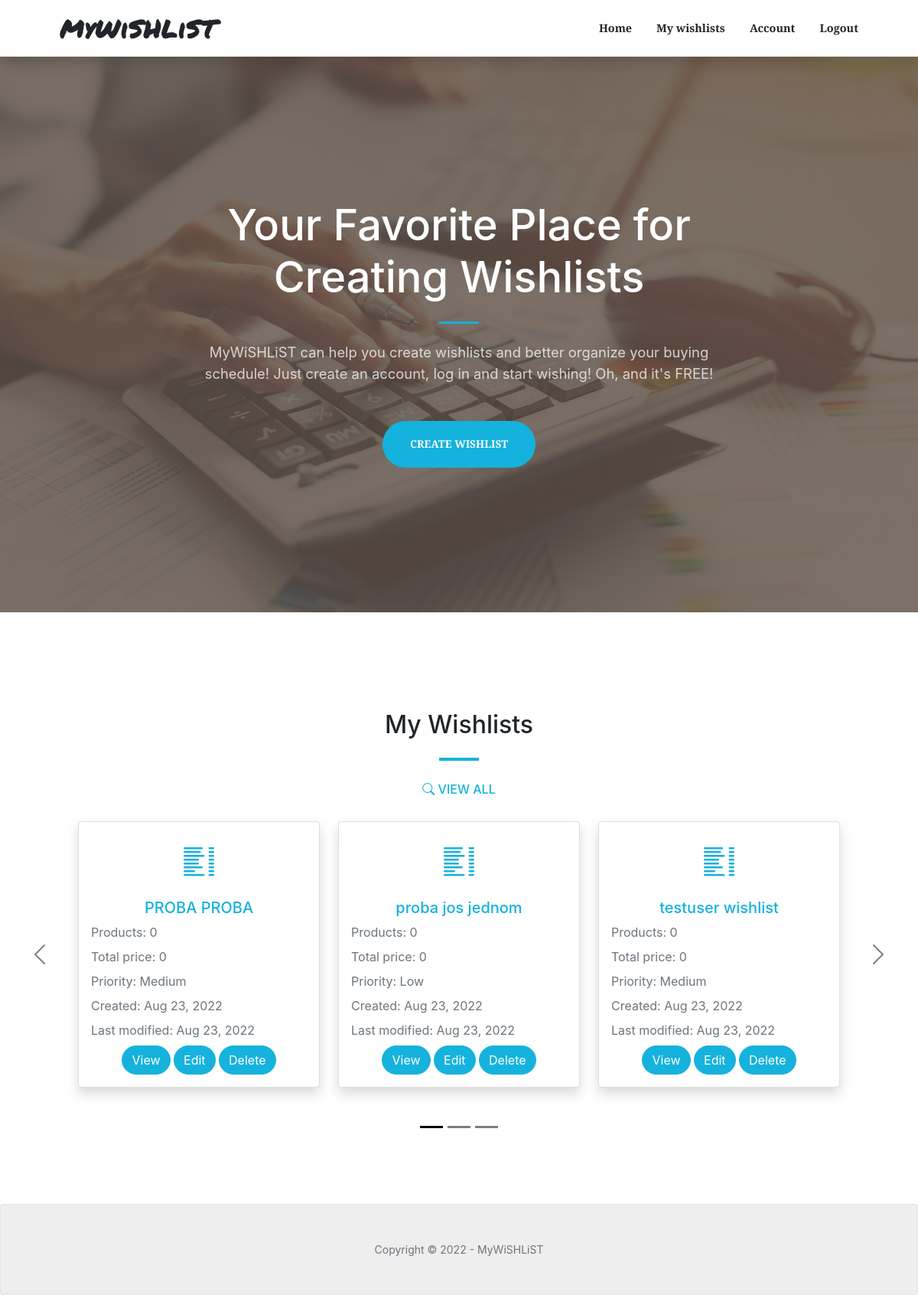
The app's page / (signed in) with its own data.
### wishlists/models.py (models this page shows, shortened)
class Wishlist(models.Model):
    class PriorityChoices(models.IntegerChoices):
        low = 1, _('Low')
        medium = 3, _('Medium')
        high = 5, _('High')
    id = models.UUIDField(default=uuid.uuid4, unique=True, primary_key=True, editable=False)
    owner = models.ForeignKey(Account, null=True, blank=True, on_delete=models.SET_NULL)
    title = models.CharField(max_length=200)
    priority = models.IntegerField(choices=PriorityChoices.choices, default=PriorityChoices.low)
    created = models.DateTimeField(auto_now_add=True)
    modified = models.DateTimeField(auto_now=True)
    @property
    def total_products(self):
        try:
            products = self.product_set.all()
            return products.count()
        except AttributeError:
            return 0
    @property
    def grand_total_price(self):
        try:
            products = self.product_set.all()
            total = 0
            for product in products:
                total += product.total_price
            return total
        except AttributeError:
            return 0

### mywishlist/views.py (the view)
# urls.py: path('', views.home_view, name="home"),
def home_view(request):
    wishlists = Wishlist.objects.all()
    context = {'wishlists': wishlists, }
    return render(request, 'index.html', context)

### templates/index.html (shortened to what this page needs)
{% extends 'main.html' %}
{% load static %}
{% block content %}
<header class="masthead">
    <div class="container px-4 px-lg-5 h-100">
        <div class="row gx-4 gx-lg-5 h-100 align-items-center justify-content-center text-center">
            <div class="col-lg-8 align-self-end">
                <h1 class="text-white font-weight-bold">Your Favorite Place for Creating Wishlists</h1>
                <hr class="divider" />
            </div>
            <div class="col-lg-8 align-self-baseline">
                <p class="text-white-75 mb-5">MyWiSHLiST can help you create wishlists and better organize your buying schedule! Just create an account, log in and start wishing! Oh, and it's FREE!</p>
                {% if request.user.is_authenticated %}
                <a class="btn btn-primary btn-xl" href="{% url 'create-wishlist' %}">Create wishlist</a>
                {% else %}
                <a class="btn btn-primary btn-xl" href="{% url 'login' %}">Login</a>
                {% endif %}
            </div>
        </div>
    </div>
</header>
{% if user.is_authenticated %}
{% if wishlists %}
<section class="page-section-custom" id="wishlists">
    <div class="container px-4 px-lg-5">
        <h2 class="text-center">My Wishlists</h2>
        <hr class="divider" />
        <h6 class="text-center pt-1"><a href="{% url 'wishlists' %}"><i class="bi bi-search"></i> VIEW ALL</a></h6>
        <div id="carouselExampleCaptions" class="carousel slide" data-bs-ride="carousel">
            <div class="carousel-indicators">
            <button type="button" data-bs-target="#carouselExampleCaptions" data-bs-slide-to="0" class="active" aria-current="true" aria-label="Slide 1"></button>
            <button type="button" data-bs-target="#carouselExampleCaptions" data-bs-slide-to="1" aria-label="Slide 2"></button>
            <button type="button" data-bs-target="#carouselExampleCaptions" data-bs-slide-to="2" aria-label="Slide 3"></button>
            </div>
            <div class="carousel-inner">
                <div class="carousel-item active">
                    <div class="row p-4">
                        {% for wishlist in wishlists|slice:":9" %}
                        <div class="col-sm-4 d-none d-lg-block">
                            <div class="card shadow">
                                <div class="pt-4 text-center">
                                    <a href="{% url 'wishlist' wishlist.id %}"><i class="bi-list-columns fs-1"></i></a>
                                </div>
                                <div class="card-body">
                                    <h5 class="card-title text-center"><a href="{% url 'wishlist' wishlist.id %}">{{wishlist.title}}</a></h5>
                                    <p class="card-text text-muted">Products: {{wishlist.total_products}}</p>
                                    <p class="card-text text-muted">Total price: {{wishlist.grand_total_price}}</p>
                                    <p class="card-text text-muted">Priority: {{wishlist.get_priority_display}}</p>
                                    <p class="card-text text-muted">Created: {{wishlist.created|date:"M d, Y"}}</p>
                                    <p class="card-text text-muted">Last modified: {{wishlist.modified|date:"M d, Y"}}</p>
                                    <div class="text-center">
                                        <a href="{% url 'wishlist' wishlist.id %}" class="btn btn-primary">View</a>
                                        <a href="{% url 'update-wishlist' wishlist.id %}" class="btn btn-primary">Edit</a>
                                        <a href="{% url 'delete-wishlist' wishlist.id %}" class="btn btn-primary">Delete</a>
                                    </div>
                                </div>
                            </div>
                        </div>
                    {% endfor %}
                    </div>
                </div>
            </div>
            <button class="carousel-control-prev" type="button" data-bs-target="#carouselExampleCaptions" data-bs-slide="prev">
            <span class="carousel-control-prev-icon" aria-hidden="true"></span>
            </button>
            <button class="carousel-control-next" type="button" data-bs-target="#carouselExampleCaptions" data-bs-slide="next">
            <span class="carousel-control-next-icon" aria-hidden="true"></span>
            </button>
        </div>
    </div>
</section>
{% endif %}
{% endif %}
{% endblock %}

### records on screen
Wishlist: title "PROBA PROBA", total_products "0", grand_total_price "0", priority "Medium", created "Aug 23, 2022", modified "Aug 23, 2022"
Wishlist: title "proba jos jednom", total_products "0", grand_total_price "0", priority "Low", created "Aug 23, 2022", modified "Aug 23, 2022"
Wishlist: title "testuser wishlist", total_products "0", grand_total_price "0", priority "Medium", created "Aug 23, 2022", modified "Aug 23, 2022"
